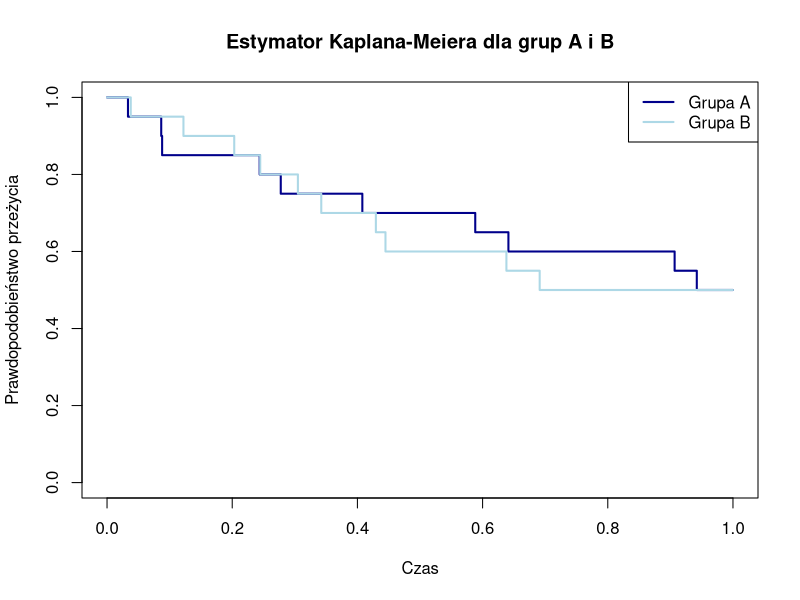
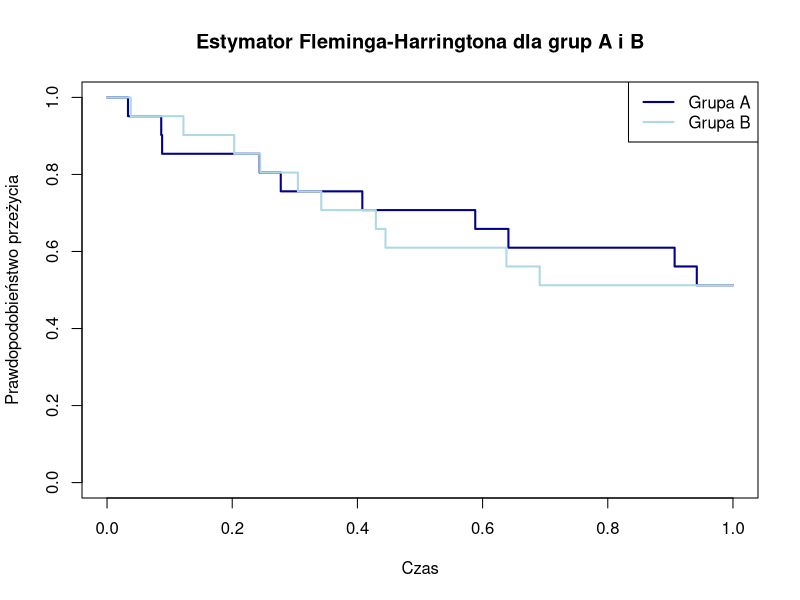
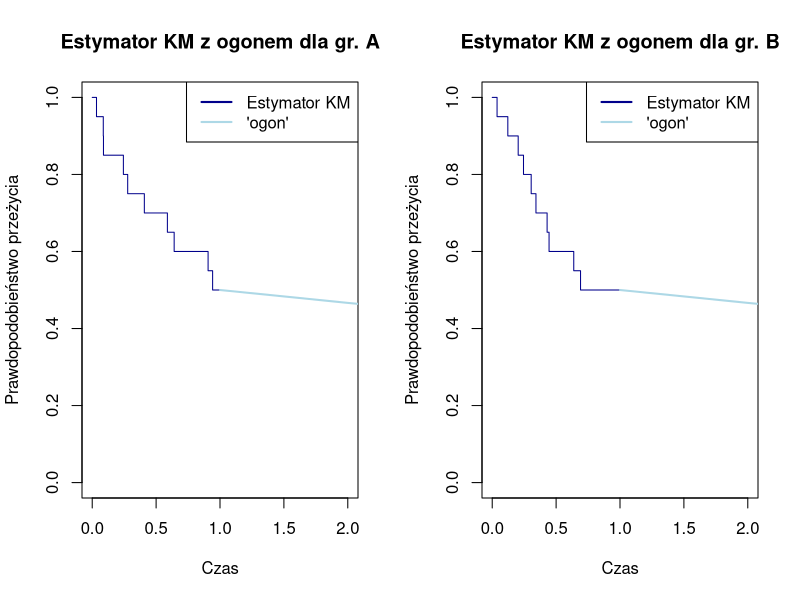
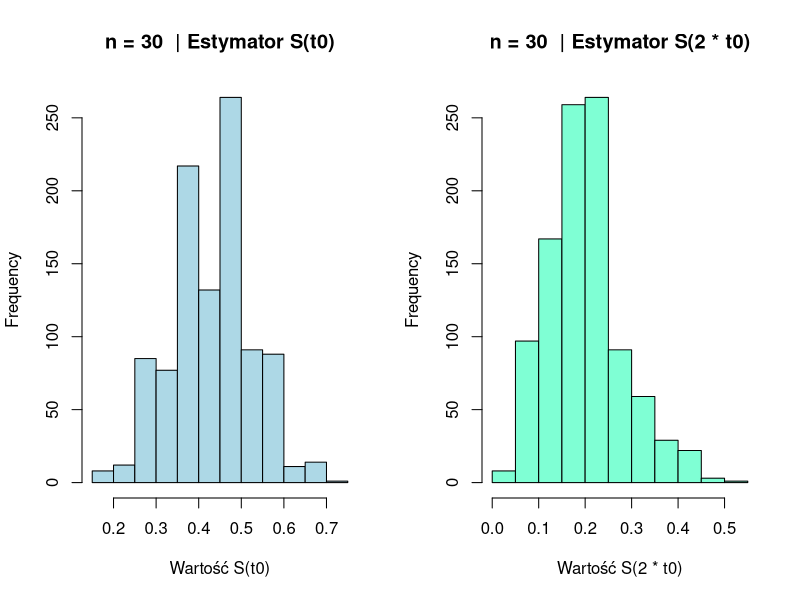
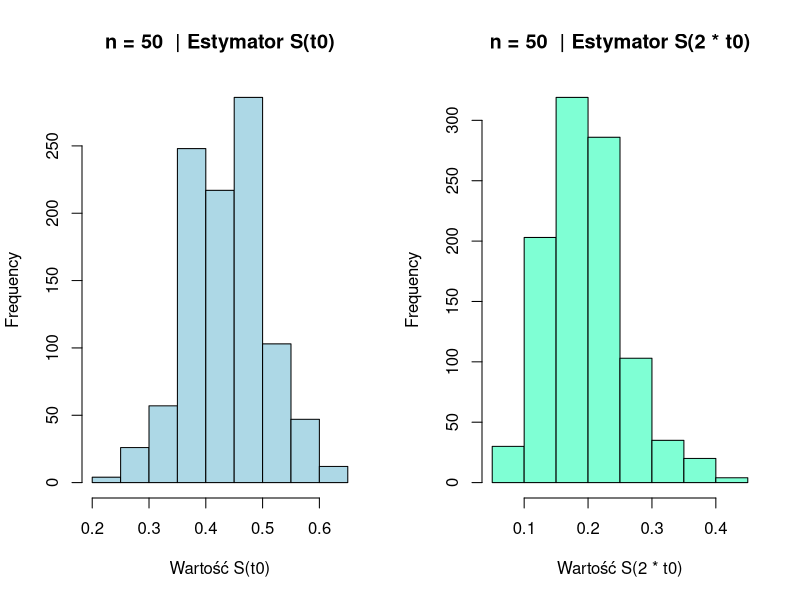
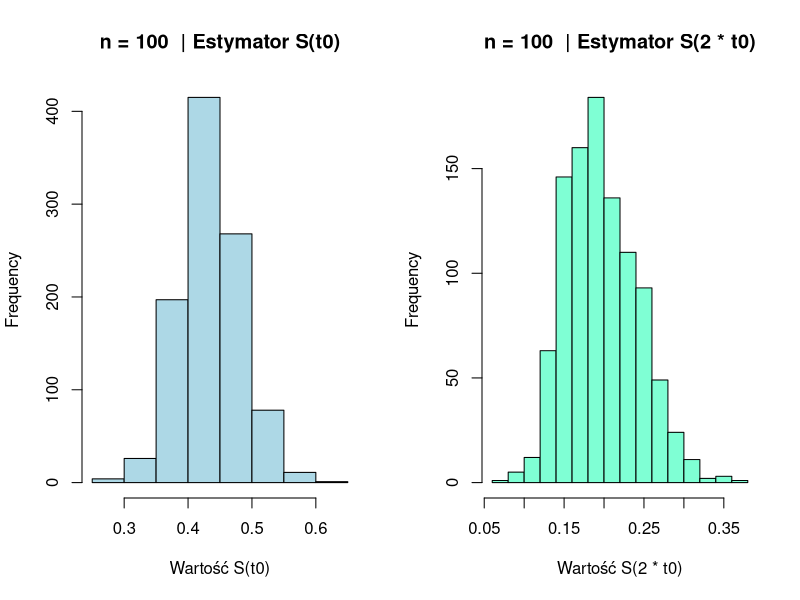

Write the R code that produced these figures, in order.
## ---- chunk 1
knitr::opts_chunk$set(echo = FALSE)
knitr::opts_chunk$set(warning = FALSE, message = FALSE) 
knitr::opts_chunk$set(fig.pos = "H", out.extra = "", fig.align = "center")

## ---- chunk 2
n=20
t0=1
delta=numeric(n)
grupa_A <- numeric(n)
grupa_B <- numeric(n)

grupa_A[1:10] <- c(0.03345514, 0.08656403, 0.08799947, 0.24385821, 0.27755032,
0.40787247, 0.58825664, 0.64125620, 0.90679161, 0.94222208)

grupa_B[1:10] <- c(0.03788958, 0.12207257, 0.20319983, 0.24474299, 0.30492413,
0.34224462, 0.42950144, 0.44484582, 0.63805066, 0.69119721)

## cenzurowanie I-go typu

grupa_A[11:20] <- t0
grupa_B[11:20] <- t0

delta_A <- c(rep(1, 10), rep(0, 10))
delta_B <- c(rep(1, 10), rep(0, 10))

dane_A <- data.frame(czas = grupa_A, delta = delta_A)
dane_B <- data.frame(czas = grupa_B, delta = delta_B)
## ---- chunk 3

## zostawione dla histori
KM <- function(t,dane){
    n <- length(dane)
    i <- 1
    iloczyn <- 1
    while (i <= n && dane$czas[i] <= t) {
      iloczyn = iloczyn *(1-dane$delta[i]/(n-i+1))
      i=i+1
    }
    return(iloczyn)
}

## ---- chunk 4
library(survival)

km_fit_a <- survfit(Surv(czas,delta)~1, dane_A)
result_km_a <- data.frame(time = km_fit_a$time, surv = km_fit_a$surv)

km_fit_b <- survfit(Surv(czas,delta)~1, dane_B)
result_km_b <- data.frame(time = km_fit_b$time, surv = km_fit_b$surv)


plot(km_fit_a, col = "darkblue",conf.int = FALSE, lwd = 2, 
     xlab = "Czas", ylab = "Prawdopodobieństwo przeżycia", 
     main = "Estymator Kaplana-Meiera dla grup A i B",
     xlim = c(0, 1))
lines(km_fit_b, col = "lightblue",conf.int = FALSE, lwd = 2)
legend("topright",
       legend = c("Grupa A", "Grupa B"),
       col = c("darkblue", "lightblue"),
       lwd = 2)
## ---- chunk 5
fh_fit_a <- survfit(Surv(czas,delta)~1, dane_A, type = "fleming-harrington")
result_fh_a <- data.frame(time = fh_fit_a$time, surv = fh_fit_a$surv)

fh_fit_b <- survfit(Surv(czas,delta)~1, dane_B, type = "fleming-harrington")
result_fh_b <- data.frame(time = fh_fit_b$time, surv = fh_fit_b$surv)

plot(fh_fit_a, conf.int = FALSE, col = "darkblue", lwd = 2, 
     xlab = "Czas", ylab = "Prawdopodobieństwo przeżycia", 
     main = "Estymator Fleminga-Harringtona dla grup A i B",
     xlim = c(0, 1))
lines(fh_fit_b,conf.int = FALSE, col = "lightblue", lwd = 2)
legend("topright",
       legend = c("Grupa A", "Grupa B"),
       col = c("darkblue", "lightblue"),
       lwd = 2)
## ---- chunk 6

est <- function(time,km,t0){
  y <- numeric(length(time))
  i <- 1
  for (t in time){
    y[i] <- exp(log(min(km))*t/t0)
    i = i+1
  }
  return(y)
}

wykres <- function(dane,t0,nazwa_wykresu){
  km_fit <- survfit(Surv(czas,delta)~1, dane)
  ogonx <- seq(from = (t0), to = 2*t0, by = 0.1)
  ogony <- est(ogonx,km_fit$surv,t0)
  plot(km_fit, col = "darkblue",conf.int = FALSE,
       xlab = "Czas", ylab = "Prawdopodobieństwo przeżycia", 
       main = nazwa_wykresu,
       xlim = c(0, t0*2))
  lines(ogony, col = "lightblue", lwd = 2)
  legend("topright",
         legend = c("Estymator KM", "'ogon'"),
         col = c("darkblue", "lightblue"),
         lwd = 2)
}
## ---- chunk 7

par(mfrow = c(1,2))
wykres(dane_A,1,"Estymator KM z ogonem dla gr. A")

wykres(dane_B,1,"Estymator KM z ogonem dla gr. B")
## ---- chunk 8
typ_I <- function(t0, alfa, lambda, n){
  p <- runif(n)
  X<-numeric(n)
  delta <-numeric(n)
  for(i in 1:n){
  X[i]=(-(1/lambda))*log(1-(p[i])^(1/alfa))
  if(X[i]>t0){
    X[i] <- t0
    delta[i] <- 0
  }else{delta[i]<-1}}
  return(data.frame(X = X, delta = delta))
}

est <- function(time,km,t0){
  y <- numeric(length(time))
  i <- 1
  for (t in time){
    y[i] <- exp(log(min(km))*t/t0)
    i = i+1
  }
  return(y)
}

est_KM_ogon <- function(dane,t0){
  km_fit <- survfit(Surv(X,delta)~1, dane)
  ogonx <- seq(from = (t0+0.1), to = 2*t0, by = 0.1)
  ogony <- est(ogonx,km_fit$surv,t0)
  fy <- c(km_fit$surv, ogony)
  fx <- c(km_fit$time, ogonx)
  funkcja <- data.frame(x = fx, y = fy)
  xt0 <- funkcja$y[funkcja$x == t0]
  x2t0 <- funkcja$y[funkcja$x == 2*t0]
  return(c(xt0,x2t0))
  
}
par(mfrow = c(1,2))


histogramy <- function(alfa,lambda,t0,m,n_list){
  for(n in n_list){
    st0 <- numeric(m)
    s2t0 <- numeric(m)
    for(i in (1:m)){
      dane <- typ_I(t0,alfa,lambda,n)
      s <- est_KM_ogon(dane,t0)
      st0[i]<- s[1]
      s2t0[i]<- s[2]
    }
    hist(st0, col = "lightblue", main = paste("n =", n, " | Estymator S(t0)"), xlab = "Wartość S(t0)")
    hist(s2t0, col = "aquamarine",main = paste("n =", n, " | Estymator S(2 * t0)"), xlab = "Wartość S(2 * t0)")
  }
}

n_list <- c(30,50,100)
alfa <- 4
lambda <- 1
t0 <- sqrt(alfa)/lambda
m <- 1000

histogramy(alfa,lambda,t0,m,n_list)
